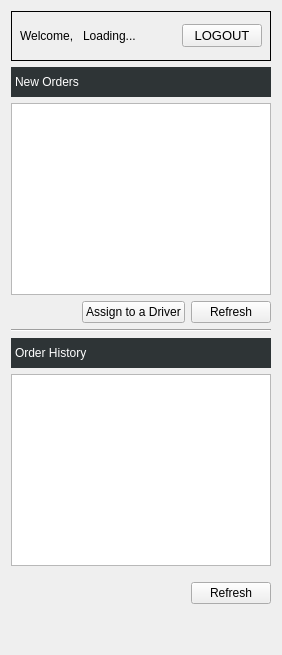
      <widget class="QWidget" name="CompanyPage">
       <layout class="QVBoxLayout" name="verticalLayout_20">
        <item>
         <widget class="QWidget" name="companyTopBar" native="true">
          <property name="minimumSize">
           <size>
            <width>0</width>
            <height>50</height>
           </size>
          </property>
          <property name="maximumSize">
           <size>
            <width>16777215</width>
            <height>50</height>
           </size>
          </property>
          <property name="styleSheet">
           <string notr="true">#companyTopBar { border: 1px solid; }</string>
          </property>
          <layout class="QHBoxLayout" name="horizontalLayout_11">
           <property name="leftMargin">
            <number>9</number>
           </property>
           <property name="topMargin">
            <number>9</number>
           </property>
           <property name="rightMargin">
            <number>9</number>
           </property>
           <property name="bottomMargin">
            <number>9</number>
           </property>
           <item>
            <widget class="QLabel" name="label_29">
             <property name="text">
              <string>Welcome, </string>
             </property>
            </widget>
           </item>
           <item>
            <widget class="QLabel" name="companyUsername">
             <property name="text">
              <string>Loading...</string>
             </property>
            </widget>
           </item>
           <item>
            <spacer name="horizontalSpacer_17">
             <property name="orientation">
              <enum>Qt::Horizontal</enum>
             </property>
             <property name="sizeHint" stdset="0">
              <size>
               <width>40</width>
               <height>20</height>
              </size>
             </property>
            </spacer>
           </item>
           <item>
            <widget class="QPushButton" name="LogoutButton_3">
             <property name="font">
              <font>
               <pointsize>10</pointsize>
              </font>
             </property>
             <property name="text">
              <string>LOGOUT</string>
             </property>
            </widget>
           </item>
          </layout>
         </widget>
        </item>
        <item>
         <widget class="QLabel" name="label_18">
          <property name="minimumSize">
           <size>
            <width>0</width>
            <height>30</height>
           </size>
          </property>
          <property name="styleSheet">
           <string notr="true">color: rgb(255, 255, 255);
background-color: rgb(46, 52, 54);
font: 75 14pt &quot;Ubuntu Condensed&quot;;</string>
          </property>
          <property name="text">
           <string>New Orders</string>
          </property>
          <property name="indent">
           <number>4</number>
          </property>
         </widget>
        </item>
        <item>
         <widget class="QTableView" name="allOrdersCompany">
          <property name="maximumSize">
           <size>
            <width>16777215</width>
            <height>200</height>
           </size>
          </property>
         </widget>
        </item>
        <item>
         <layout class="QHBoxLayout" name="horizontalLayout_14">
          <property name="topMargin">
           <number>0</number>
          </property>
          <item>
           <spacer name="horizontalSpacer_21">
            <property name="orientation">
             <enum>Qt::Horizontal</enum>
            </property>
            <property name="sizeHint" stdset="0">
             <size>
              <width>40</width>
              <height>20</height>
             </size>
            </property>
           </spacer>
          </item>
          <item>
           <widget class="QPushButton" name="assignToDriverButton">
            <property name="text">
             <string>Assign to a Driver</string>
            </property>
           </widget>
          </item>
          <item>
           <widget class="QPushButton" name="pushButton_7">
            <property name="text">
             <string>Refresh</string>
            </property>
           </widget>
          </item>
         </layout>
        </item>
        <item>
         <widget class="Line" name="line_11">
          <property name="orientation">
           <enum>Qt::Horizontal</enum>
          </property>
         </widget>
        </item>
        <item>
         <widget class="QLabel" name="label_31">
          <property name="minimumSize">
           <size>
            <width>0</width>
            <height>30</height>
           </size>
          </property>
          <property name="styleSheet">
           <string notr="true">color: rgb(255, 255, 255);
background-color: rgb(46, 52, 54);
font: 75 14pt &quot;Ubuntu Condensed&quot;;</string>
          </property>
          <property name="text">
           <string>Order History</string>
          </property>
          <property name="indent">
           <number>4</number>
          </property>
         </widget>
        </item>
        <item>
         <widget class="QTableView" name="companyOrderHistoryTableView"/>
        </item>
        <item>
         <layout class="QHBoxLayout" name="horizontalLayout_19">
          <property name="topMargin">
           <number>10</number>
          </property>
          <item>
           <spacer name="horizontalSpacer_25">
            <property name="orientation">
             <enum>Qt::Horizontal</enum>
            </property>
            <property name="sizeHint" stdset="0">
             <size>
              <width>40</width>
              <height>20</height>
             </size>
            </property>
           </spacer>
          </item>
          <item>
           <widget class="QPushButton" name="companyOrderHistoryRefreshButton">
            <property name="text">
             <string>Refresh</string>
            </property>
           </widget>
          </item>
         </layout>
        </item>
        <item>
         <spacer name="verticalSpacer_14">
          <property name="orientation">
           <enum>Qt::Vertical</enum>
          </property>
          <property name="sizeHint" stdset="0">
           <size>
            <width>20</width>
            <height>40</height>
           </size>
          </property>
         </spacer>
        </item>
       </layout>
      </widget>
